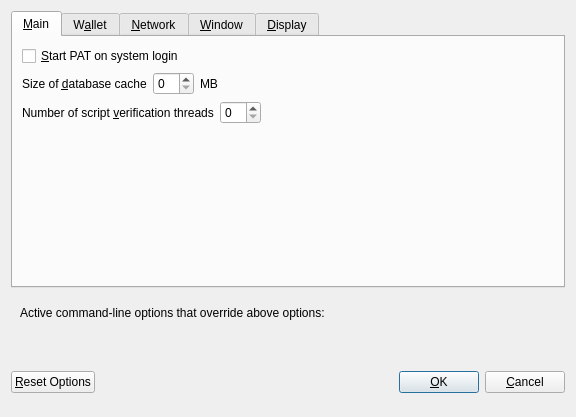
<?xml version="1.0" encoding="UTF-8"?>
<ui version="4.0">
 <class>OptionsDialog</class>
 <widget class="QDialog" name="OptionsDialog">
  <property name="geometry">
   <rect>
    <x>0</x>
    <y>0</y>
    <width>576</width>
    <height>417</height>
   </rect>
  </property>
  <property name="windowTitle">
   <string>Options</string>
  </property>
  <property name="modal">
   <bool>true</bool>
  </property>
  <layout class="QVBoxLayout" name="verticalLayout">
   <item>
    <widget class="QTabWidget" name="tabWidget">
     <property name="currentIndex">
      <number>0</number>
     </property>
     <widget class="QWidget" name="tabMain">
      <attribute name="title">
       <string>&amp;Main</string>
      </attribute>
      <layout class="QVBoxLayout" name="verticalLayout_Main">
       <item>
        <widget class="QCheckBox" name="bitcoinAtStartup">
         <property name="toolTip">
          <string>Automatically start PAT after logging in to the system.</string>
         </property>
         <property name="text">
          <string>&amp;Start PAT on system login</string>
         </property>
        </widget>
       </item>
       <item>
        <layout class="QHBoxLayout" name="horizontalLayout_2_Main">
         <item>
          <widget class="QLabel" name="databaseCacheLabel">
           <property name="text">
            <string>Size of &amp;database cache</string>
           </property>
           <property name="textFormat">
            <enum>Qt::PlainText</enum>
           </property>
           <property name="buddy">
            <cstring>databaseCache</cstring>
           </property>
          </widget>
         </item>
         <item>
          <widget class="QSpinBox" name="databaseCache"/>
         </item>
         <item>
          <widget class="QLabel" name="databaseCacheUnitLabel">
           <property name="text">
            <string>MB</string>
           </property>
           <property name="textFormat">
            <enum>Qt::PlainText</enum>
           </property>
          </widget>
         </item>
         <item>
          <spacer name="horizontalSpacer_2_Main">
           <property name="orientation">
            <enum>Qt::Horizontal</enum>
           </property>
           <property name="sizeHint" stdset="0">
            <size>
             <width>40</width>
             <height>20</height>
            </size>
           </property>
          </spacer>
         </item>
        </layout>
       </item>
       <item>
        <layout class="QHBoxLayout" name="horizontalLayout_3_Main">
         <item>
          <widget class="QLabel" name="threadsScriptVerifLabel">
           <property name="text">
            <string>Number of script &amp;verification threads</string>
           </property>
           <property name="textFormat">
            <enum>Qt::PlainText</enum>
           </property>
           <property name="buddy">
            <cstring>threadsScriptVerif</cstring>
           </property>
          </widget>
         </item>
         <item>
          <widget class="QSpinBox" name="threadsScriptVerif">
           <property name="toolTip">
            <string>(0 = auto, &lt;0 = leave that many cores free)</string>
           </property>
          </widget>
         </item>
         <item>
          <spacer name="horizontalSpacer_3_Main">
           <property name="orientation">
            <enum>Qt::Horizontal</enum>
           </property>
           <property name="sizeHint" stdset="0">
            <size>
             <width>40</width>
             <height>20</height>
            </size>
           </property>
          </spacer>
         </item>
        </layout>
       </item>
       <item>
        <spacer name="verticalSpacer_Main">
         <property name="orientation">
          <enum>Qt::Vertical</enum>
         </property>
         <property name="sizeHint" stdset="0">
          <size>
           <width>20</width>
           <height>40</height>
          </size>
         </property>
        </spacer>
       </item>
      </layout>
     </widget>
     <widget class="QWidget" name="tabWallet">
      <attribute name="title">
       <string>W&amp;allet</string>
      </attribute>
      <layout class="QVBoxLayout" name="verticalLayout_Wallet">
       <item>
        <widget class="QGroupBox" name="groupBox">
         <property name="title">
          <string>Expert</string>
         </property>
         <layout class="QVBoxLayout" name="verticalLayout_2">
          <item>
           <widget class="QCheckBox" name="coinControlFeatures">
            <property name="toolTip">
             <string>Whether to show coin control features or not.</string>
            </property>
            <property name="text">
             <string>Enable coin &amp;control features</string>
            </property>
           </widget>
          </item>
          <item>
           <widget class="QCheckBox" name="showMasternodesTab">
            <property name="toolTip">
             <string>Show additional tab listing all your masternodes in first sub-tab&lt;br/&gt;and all masternodes on the network in second sub-tab.</string>
            </property>
            <property name="text">
             <string>Show Masternodes Tab</string>
            </property>
           </widget>
          </item>
          <item>
           <widget class="QCheckBox" name="spendZeroConfChange">
            <property name="toolTip">
             <string>If you disable the spending of unconfirmed change, the change from a transaction&lt;br/&gt;cannot be used until that transaction has at least one confirmation.&lt;br/&gt;This also affects how your balance is computed.</string>
            </property>
            <property name="text">
             <string>&amp;Spend unconfirmed change</string>
            </property>
           </widget>
          </item>
         </layout>
        </widget>
       </item>
       <item>
        <spacer name="verticalSpacer_Wallet">
         <property name="orientation">
          <enum>Qt::Vertical</enum>
         </property>
         <property name="sizeHint" stdset="0">
          <size>
           <width>20</width>
           <height>40</height>
          </size>
         </property>
        </spacer>
       </item>
      </layout>
     </widget>
     <widget class="QWidget" name="tabNetwork">
      <attribute name="title">
       <string>&amp;Network</string>
      </attribute>
      <layout class="QVBoxLayout" name="verticalLayout_Network">
       <item>
        <widget class="QCheckBox" name="mapPortUpnp">
         <property name="toolTip">
          <string>Automatically open the PAT client port on the router. This only works when your router supports UPnP and it is enabled.</string>
         </property>
         <property name="text">
          <string>Map port using &amp;UPnP</string>
         </property>
        </widget>
       </item>
       <item>
        <widget class="QCheckBox" name="allowIncoming">
         <property name="toolTip">
          <string>Accept connections from outside</string>
         </property>
         <property name="text">
          <string>Allow incoming connections</string>
         </property>
        </widget>
       </item>
       <item>
        <widget class="QCheckBox" name="connectSocks">
         <property name="toolTip">
          <string>Connect to the PAT network through a SOCKS5 proxy.</string>
         </property>
         <property name="text">
          <string>&amp;Connect through SOCKS5 proxy (default proxy):</string>
         </property>
        </widget>
       </item>
       <item>
        <layout class="QHBoxLayout" name="horizontalLayout_1_Network">
         <item>
          <widget class="QLabel" name="proxyIpLabel">
           <property name="text">
            <string>Proxy &amp;IP:</string>
           </property>
           <property name="textFormat">
            <enum>Qt::PlainText</enum>
           </property>
           <property name="buddy">
            <cstring>proxyIp</cstring>
           </property>
          </widget>
         </item>
         <item>
          <widget class="QValidatedLineEdit" name="proxyIp">
           <property name="minimumSize">
            <size>
             <width>140</width>
             <height>0</height>
            </size>
           </property>
           <property name="maximumSize">
            <size>
             <width>140</width>
             <height>16777215</height>
            </size>
           </property>
           <property name="toolTip">
            <string>IP address of the proxy (e.g. IPv4: 127.0.0.1 / IPv6: ::1)</string>
           </property>
          </widget>
         </item>
         <item>
          <widget class="QLabel" name="proxyPortLabel">
           <property name="text">
            <string>&amp;Port:</string>
           </property>
           <property name="textFormat">
            <enum>Qt::PlainText</enum>
           </property>
           <property name="buddy">
            <cstring>proxyPort</cstring>
           </property>
          </widget>
         </item>
         <item>
          <widget class="QLineEdit" name="proxyPort">
           <property name="minimumSize">
            <size>
             <width>55</width>
             <height>0</height>
            </size>
           </property>
           <property name="maximumSize">
            <size>
             <width>55</width>
             <height>16777215</height>
            </size>
           </property>
           <property name="toolTip">
            <string>Port of the proxy (e.g. 9050)</string>
           </property>
          </widget>
         </item>
         <item>
          <spacer name="horizontalSpacer_1_Network">
           <property name="orientation">
            <enum>Qt::Horizontal</enum>
           </property>
           <property name="sizeHint" stdset="0">
            <size>
             <width>40</width>
             <height>20</height>
            </size>
           </property>
          </spacer>
         </item>
        </layout>
       </item>
       <item>
        <spacer name="verticalSpacer_Network">
         <property name="orientation">
          <enum>Qt::Vertical</enum>
         </property>
         <property name="sizeHint" stdset="0">
          <size>
           <width>20</width>
           <height>40</height>
          </size>
         </property>
        </spacer>
       </item>
      </layout>
     </widget>
     <widget class="QWidget" name="tabWindow">
      <attribute name="title">
       <string>&amp;Window</string>
      </attribute>
      <layout class="QVBoxLayout" name="verticalLayout_Window">
       <item>
        <widget class="QCheckBox" name="minimizeToTray">
         <property name="toolTip">
          <string>Show only a tray icon after minimizing the window.</string>
         </property>
         <property name="text">
          <string>&amp;Minimize to the tray instead of the taskbar</string>
         </property>
        </widget>
       </item>
       <item>
        <widget class="QCheckBox" name="minimizeOnClose">
         <property name="toolTip">
          <string>Minimize instead of exit the application when the window is closed. When this option is enabled, the application will be closed only after selecting Quit in the menu.</string>
         </property>
         <property name="text">
          <string>M&amp;inimize on close</string>
         </property>
        </widget>
       </item>
       <item>
        <spacer name="verticalSpacer_Window">
         <property name="orientation">
          <enum>Qt::Vertical</enum>
         </property>
         <property name="sizeHint" stdset="0">
          <size>
           <width>20</width>
           <height>40</height>
          </size>
         </property>
        </spacer>
       </item>
      </layout>
     </widget>
     <widget class="QWidget" name="tabDisplay">
      <attribute name="title">
       <string>&amp;Display</string>
      </attribute>
      <layout class="QVBoxLayout" name="verticalLayout_Display">
       <item>
        <layout class="QHBoxLayout" name="horizontalLayout_1_Display">
         <item>
          <widget class="QLabel" name="langLabel">
           <property name="text">
            <string>User Interface &amp;language:</string>
           </property>
           <property name="textFormat">
            <enum>Qt::PlainText</enum>
           </property>
           <property name="buddy">
            <cstring>lang</cstring>
           </property>
          </widget>
         </item>
         <item>
          <widget class="QValueComboBox" name="lang">
           <property name="toolTip">
            <string>The user interface language can be set here. This setting will take effect after restarting PAT.</string>
           </property>
          </widget>
         </item>
        </layout>
       </item>
       <item>
        <widget class="QLabel" name="label_3">
         <property name="toolTip">
          <string notr="true"/>
         </property>
         <property name="statusTip">
          <string notr="true"/>
         </property>
         <property name="whatsThis">
          <string notr="true"/>
         </property>
         <property name="accessibleName">
          <string notr="true"/>
         </property>
         <property name="text">
          <string>Language missing or translation incomplete? Help contributing translations here:
https://www.transifex.com/pat-project/pat-project-translations</string>
         </property>
         <property name="wordWrap">
          <bool>true</bool>
         </property>
         <property name="openExternalLinks">
          <bool>true</bool>
         </property>
         <property name="textInteractionFlags">
          <set>Qt::TextBrowserInteraction</set>
         </property>
        </widget>
       </item>
       <item>
        <layout class="QHBoxLayout" name="horizontalLayout_4_Display" stretch="0,0">
         <item>
          <widget class="QLabel" name="themeLabel">
           <property name="text">
            <string>User Interface Theme:</string>
           </property>
          </widget>
         </item>
         <item>
          <widget class="QValueComboBox" name="theme"/>
         </item>
        </layout>
       </item>
       <item>
        <widget class="Line" name="line">
         <property name="orientation">
          <enum>Qt::Horizontal</enum>
         </property>
        </widget>
       </item>
       <item>
        <layout class="QHBoxLayout" name="horizontalLayout_2_Display">
         <item>
          <widget class="QLabel" name="unitLabel">
           <property name="text">
            <string>&amp;Unit to show amounts in:</string>
           </property>
           <property name="textFormat">
            <enum>Qt::PlainText</enum>
           </property>
           <property name="buddy">
            <cstring>unit</cstring>
           </property>
          </widget>
         </item>
         <item>
          <widget class="QValueComboBox" name="unit">
           <property name="toolTip">
            <string>Choose the default subdivision unit to show in the interface and when sending coins.</string>
           </property>
          </widget>
         </item>
        </layout>
       </item>
       <item>
        <layout class="QHBoxLayout" name="horizontalLayout_5_Display">
         <item>
          <widget class="QLabel" name="digitsLabel">
           <property name="text">
            <string>Decimal digits</string>
           </property>
          </widget>
         </item>
         <item>
          <widget class="QValueComboBox" name="digits"/>
         </item>
        </layout>
       </item>
       <item>
        <layout class="QHBoxLayout" name="horizontalLayout_3_Display">
         <item>
          <widget class="QLabel" name="thirdPartyTxUrlsLabel">
           <property name="toolTip">
            <string>Third party URLs (e.g. a block explorer) that appear in the transactions tab as context menu items. %s in the URL is replaced by transaction hash. Multiple URLs are separated by vertical bar |.</string>
           </property>
           <property name="text">
            <string>Third party transaction URLs</string>
           </property>
           <property name="buddy">
            <cstring>thirdPartyTxUrls</cstring>
           </property>
          </widget>
         </item>
         <item>
          <widget class="QLineEdit" name="thirdPartyTxUrls">
           <property name="toolTip">
            <string>Third party URLs (e.g. a block explorer) that appear in the transactions tab as context menu items. %s in the URL is replaced by transaction hash. Multiple URLs are separated by vertical bar |.</string>
           </property>
          </widget>
         </item>
        </layout>
       </item>
       <item>
        <spacer name="verticalSpacer">
         <property name="orientation">
          <enum>Qt::Vertical</enum>
         </property>
         <property name="sizeHint" stdset="0">
          <size>
           <width>20</width>
           <height>40</height>
          </size>
         </property>
        </spacer>
       </item>
      </layout>
     </widget>
    </widget>
   </item>
   <item>
    <widget class="QFrame" name="frame">
     <layout class="QVBoxLayout" name="verticalLayout_Bottom">
      <item>
       <layout class="QHBoxLayout" name="horizontalLayout_Bottom">
        <item>
         <widget class="QLabel" name="overriddenByCommandLineInfoLabel">
          <property name="text">
           <string>Active command-line options that override above options:</string>
          </property>
          <property name="textFormat">
           <enum>Qt::PlainText</enum>
          </property>
         </widget>
        </item>
        <item>
         <spacer name="horizontalSpacer_Bottom">
          <property name="orientation">
           <enum>Qt::Horizontal</enum>
          </property>
          <property name="sizeHint" stdset="0">
           <size>
            <width>40</width>
            <height>20</height>
           </size>
          </property>
         </spacer>
        </item>
       </layout>
      </item>
      <item>
       <widget class="QLabel" name="overriddenByCommandLineLabel">
        <property name="text">
         <string/>
        </property>
        <property name="textFormat">
         <enum>Qt::PlainText</enum>
        </property>
        <property name="wordWrap">
         <bool>true</bool>
        </property>
       </widget>
      </item>
     </layout>
    </widget>
   </item>
   <item>
    <layout class="QHBoxLayout" name="horizontalLayout_Buttons">
     <item>
      <widget class="QPushButton" name="resetButton">
       <property name="toolTip">
        <string>Reset all client options to default.</string>
       </property>
       <property name="text">
        <string>&amp;Reset Options</string>
       </property>
       <property name="autoDefault">
        <bool>false</bool>
       </property>
      </widget>
     </item>
     <item>
      <spacer name="horizontalSpacer_1">
       <property name="orientation">
        <enum>Qt::Horizontal</enum>
       </property>
       <property name="sizeHint" stdset="0">
        <size>
         <width>40</width>
         <height>48</height>
        </size>
       </property>
      </spacer>
     </item>
     <item>
      <widget class="QLabel" name="statusLabel">
       <property name="minimumSize">
        <size>
         <width>200</width>
         <height>0</height>
        </size>
       </property>
       <property name="font">
        <font>
         <weight>75</weight>
         <bold>true</bold>
        </font>
       </property>
       <property name="text">
        <string/>
       </property>
       <property name="textFormat">
        <enum>Qt::PlainText</enum>
       </property>
       <property name="wordWrap">
        <bool>true</bool>
       </property>
      </widget>
     </item>
     <item>
      <spacer name="horizontalSpacer_2">
       <property name="orientation">
        <enum>Qt::Horizontal</enum>
       </property>
       <property name="sizeHint" stdset="0">
        <size>
         <width>40</width>
         <height>48</height>
        </size>
       </property>
      </spacer>
     </item>
     <item>
      <widget class="QPushButton" name="okButton">
       <property name="text">
        <string>&amp;OK</string>
       </property>
       <property name="autoDefault">
        <bool>false</bool>
       </property>
       <property name="default">
        <bool>true</bool>
       </property>
      </widget>
     </item>
     <item>
      <widget class="QPushButton" name="cancelButton">
       <property name="text">
        <string>&amp;Cancel</string>
       </property>
       <property name="autoDefault">
        <bool>false</bool>
       </property>
      </widget>
     </item>
    </layout>
   </item>
  </layout>
 </widget>
 <customwidgets>
  <customwidget>
   <class>QValidatedLineEdit</class>
   <extends>QLineEdit</extends>
   <header>qvalidatedlineedit.h</header>
  </customwidget>
  <customwidget>
   <class>QValueComboBox</class>
   <extends>QComboBox</extends>
   <header>qvaluecombobox.h</header>
  </customwidget>
 </customwidgets>
 <resources/>
 <connections/>
</ui>
